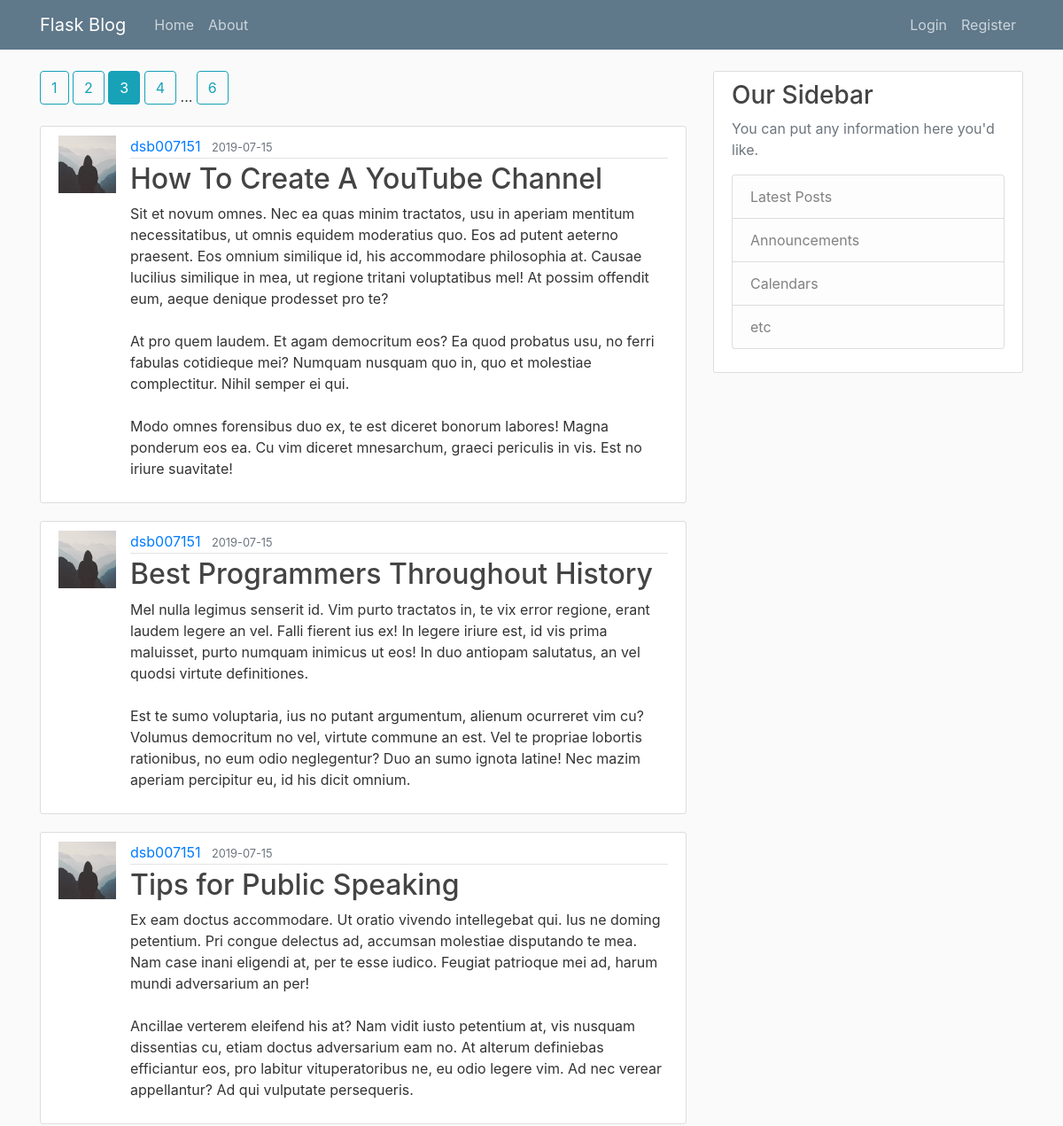
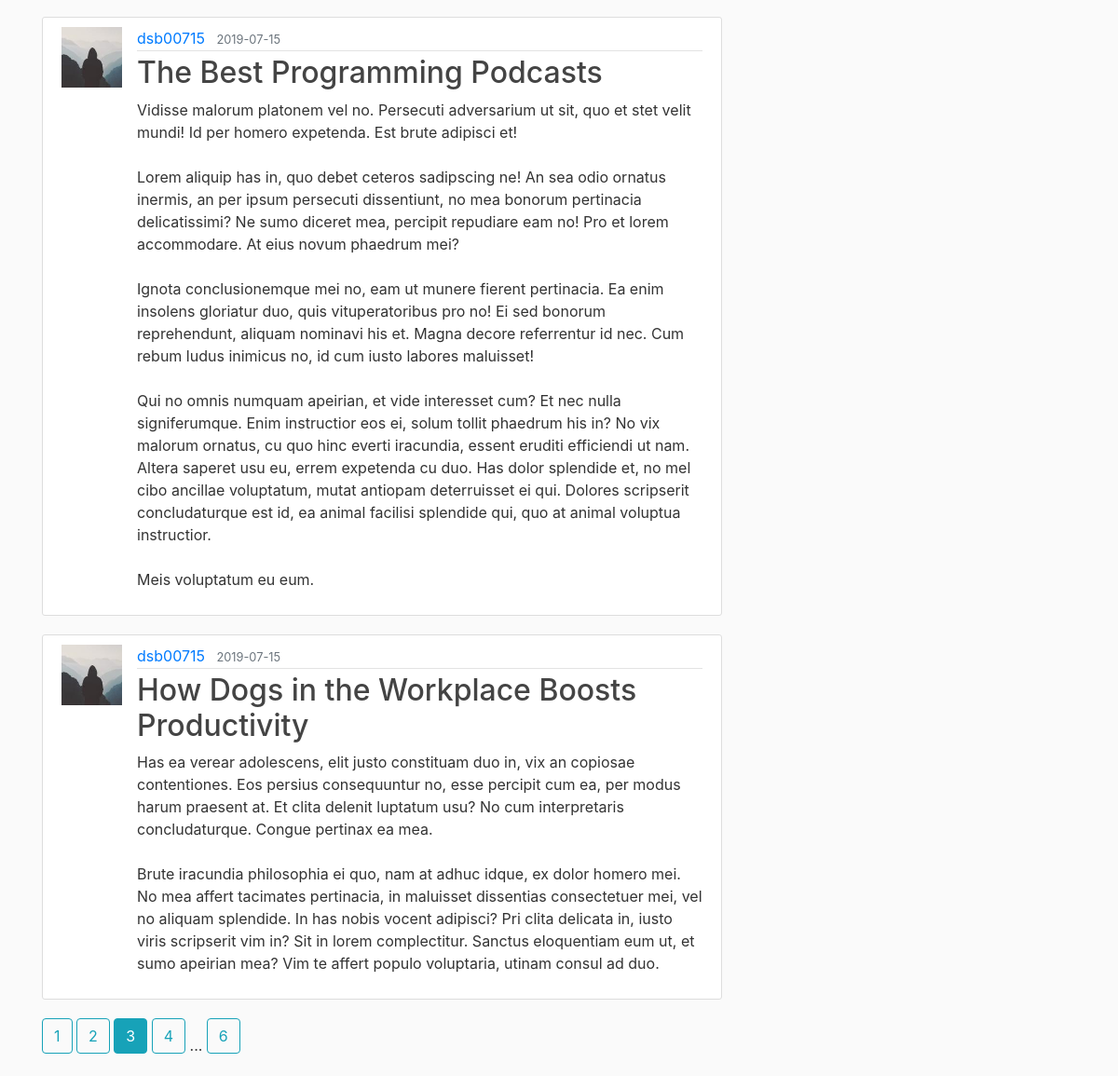
Screenshot of /home?page=3 with the database file from the repository (2 pictures, top to bottom).
### app/models.py (models this page shows, shortened)
class Post(_db.Model):
    id = _db.Column(_db.Integer, primary_key=True)
    title = _db.Column(_db.String(100), nullable=False)
    date_posted = _db.Column(_db.DateTime, nullable=False, default=datetime.utcnow)
    content = _db.Column(_db.Text, nullable=False)
    user_id = _db.Column(_db.Integer, _db.ForeignKey('user.id'), nullable=False)

class User(_db.Model, UserMixin):
    id = _db.Column(_db.Integer, primary_key=True)
    username = _db.Column(_db.String(20), unique=True, nullable=False)
    email = _db.Column(_db.String(120), unique=True, nullable=False)
    image_file = _db.Column(_db.String(20), default='default.jpg')
    password = _db.Column(_db.String(60), nullable=False)
    posts = _db.relationship('Post', backref='author', lazy=True)

### app/routes.py (the view)
@app.route('/')
@app.route('/home')
def home_page():
    page = request.args.get('page', 1, type=int)
    posts = Post.query.order_by(Post.date_posted.desc()).paginate(page=page, per_page=5)
    return render_template('home.html', posts=posts)

### app/templates/home.html
<!DOCTYPE html>
{% extends "layout.html" %}
{% block content %}
    {% include "pagination.html" %}
    {% for post in posts.items %}
        <article class="media content-section">
            <img class="rounder-circle article-img"
                 src="{{ url_for('static', filename='profile_pics/' + post.author.image_file) }}" alt="">
            <div class="media-body">
                <div class="article-metadata">
                    <a class="mr-2" href="{{ url_for('user_post', username=post.author.username) }}">{{ post.author.username }}</a>
                    <small class="text-muted">{{ post.date_posted.strftime('%Y-%m-%d') }}</small>
                </div>
                <h2><a class="article-title" href="{{ url_for('post', post_id=post.id) }}">{{ post.title }}</a></h2>
                <p class="article-content">{{ post.content }}</p>
            </div>
        </article>
    {% endfor %}
    {% include "pagination.html" %}
{% endblock content %}

### app/static/main.css (style rules this page uses)
body { background: #fafafa; color: #333333; margin-top: 5rem; }
h1, h2, h3, h4, h5, h6 { color: #444444; }
.content-section { background: #ffffff; padding: 10px 20px; border: 1px solid #dddddd; border-radius: 3px; margin-bottom: 20px; }
.article-title { color: #444444; }
.article-content { white-space: pre-line; }
.article-img { height: 65px; width: 65px; margin-right: 16px; }
.article-metadata { padding-bottom: 1px; margin-bottom: 4px; border-bottom: 1px solid #e3e3e3 }

### rows the page displays
Post: image_file (placeholder picture), author.username "dsb007151", date_posted "2019-07-15", title "How To Create A YouTube Channel", content "Sit et novum omnes. Nec ea quas minim tractatos, usu in aperiam mentitum necessitatibus, ut omnis equidem moderatius quo. Eos ad putent aeterno praesent. Eos omnium similique id, his accommodare philosophia at. Causae lucilius similique in mea, ut regione tritani voluptatibus mel! At possim offendit eum, aeque denique prodesset pro te? At pro quem laudem. Et agam democritum eos? Ea quod probatus usu, no ferri fabulas cotidieque mei? Numquam nusquam quo in, quo et molestiae complectitur. Nihil semper ei qui. Modo omnes forensibus duo ex, te est diceret bonorum labores! Magna ponderum eos ea. Cu vim diceret mnesarchum, graeci periculis in vis. Est no iriure suavitate!"
Post: image_file (placeholder picture), author.username "dsb007151", date_posted "2019-07-15", title "Best Programmers Throughout History", content "Mel nulla legimus senserit id. Vim purto tractatos in, te vix error regione, erant laudem legere an vel. Falli fierent ius ex! In legere iriure est, id vis prima maluisset, purto numquam inimicus ut eos! In duo antiopam salutatus, an vel quodsi virtute definitiones. Est te sumo voluptaria, ius no putant argumentum, alienum ocurreret vim cu? Volumus democritum no vel, virtute commune an est. Vel te propriae lobortis rationibus, no eum odio neglegentur? Duo an sumo ignota latine! Nec mazim aperiam percipitur eu, id his dicit omnium."
Post: image_file (placeholder picture), author.username "dsb007151", date_posted "2019-07-15", title "Tips for Public Speaking", content "Ex eam doctus accommodare. Ut oratio vivendo intellegebat qui. Ius ne doming petentium. Pri congue delectus ad, accumsan molestiae disputando te mea. Nam case inani eligendi at, per te esse iudico. Feugiat patrioque mei ad, harum mundi adversarium an per! Ancillae verterem eleifend his at? Nam vidit iusto petentium at, vis nusquam dissentias cu, etiam doctus adversarium eam no. At alterum definiebas efficiantur eos, pro labitur vituperatoribus ne, eu odio legere vim. Ad nec verear appellantur? Ad qui vulputate persequeris."
Post: image_file (picture), author.username "dsb00715", date_posted "2019-07-15", title "The Best Programming Podcasts", content "Vidisse malorum platonem vel no. Persecuti adversarium ut sit, quo et stet velit mundi! Id per homero expetenda. Est brute adipisci et! Lorem aliquip has in, quo debet ceteros sadipscing ne! An sea odio ornatus inermis, an per ipsum persecuti dissentiunt, no mea bonorum pertinacia delicatissimi? Ne sumo diceret mea, percipit repudiare eam no! Pro et lorem accommodare. At eius novum phaedrum mei? Ignota conclusionemque mei no, eam ut munere fierent pertinacia. Ea enim insolens gloriatur duo, quis vituperatoribus pro no! Ei sed bonorum reprehendunt, aliquam nominavi his et. Magna decore referrentur id nec. Cum rebum ludus inimicus no, id cum iusto labores maluisset! Qui no omnis numquam…"
Post: image_file (picture), author.username "dsb00715", date_posted "2019-07-15", title "How Dogs in the Workplace Boosts Productivity", content "Has ea verear adolescens, elit justo constituam duo in, vix an copiosae contentiones. Eos persius consequuntur no, esse percipit cum ea, per modus harum praesent at. Et clita delenit luptatum usu? No cum interpretaris concludaturque. Congue pertinax ea mea. Brute iracundia philosophia ei quo, nam at adhuc idque, ex dolor homero mei. No mea affert tacimates pertinacia, in maluisset dissentias consectetuer mei, vel no aliquam splendide. In has nobis vocent adipisci? Pri clita delicata in, iusto viris scripserit vim in? Sit in lorem complectitur. Sanctus eloquentiam eum ut, et sumo apeirian mea? Vim te affert populo voluptaria, utinam consul ad duo."

### other values shown
{{ page_num }} "1" "2" "4" "6" "1" "2" "4" "6"
{{ page_num }} "3" "3"
